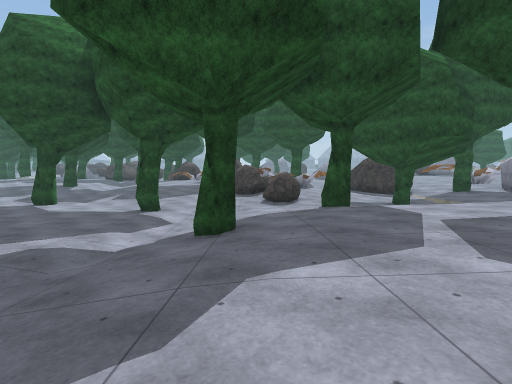
view 1 (above)

20 first-person views from a walk through a scene from a Unity 3-D project. The camera is 1.3 m above the floor, tilts 4° down and sees 85° across. The floor is counted in squares, 2 m on a side. Each view is taken from the middle of a square. On the plan, view 1 faces up. The plan holds only what a view shows up to about 9 squares ahead; the rest is blank. The place goes on beyond the plan. The player is left out. Some surface patterns are stand-ins.

view 2
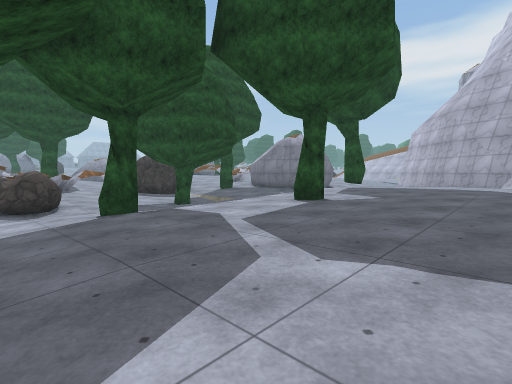

view 3
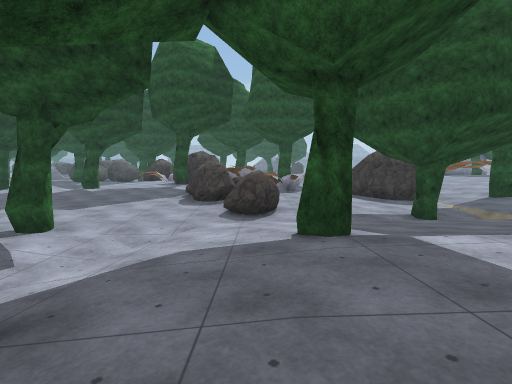

view 4
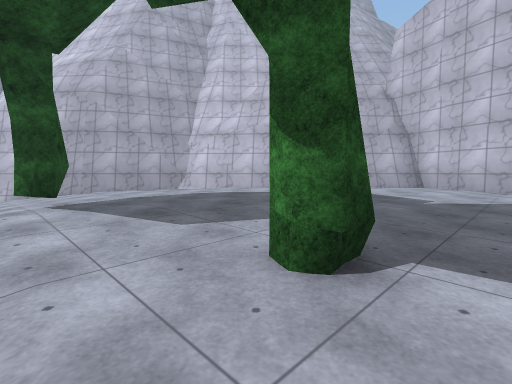

view 5
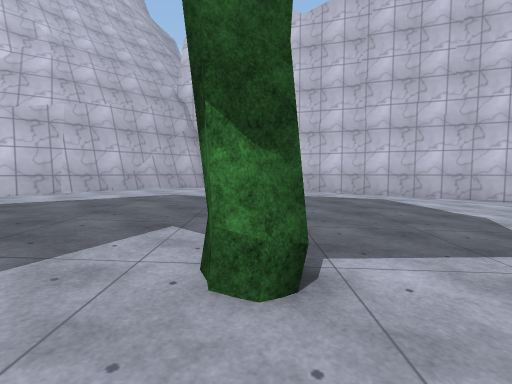

view 6
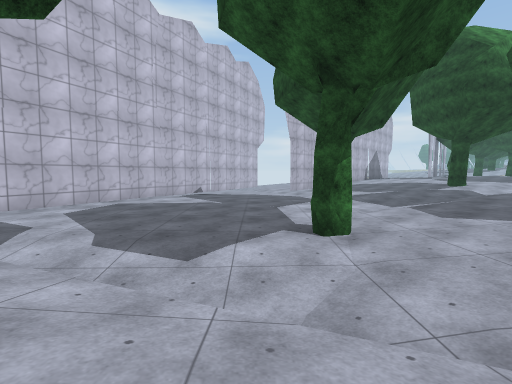

view 7
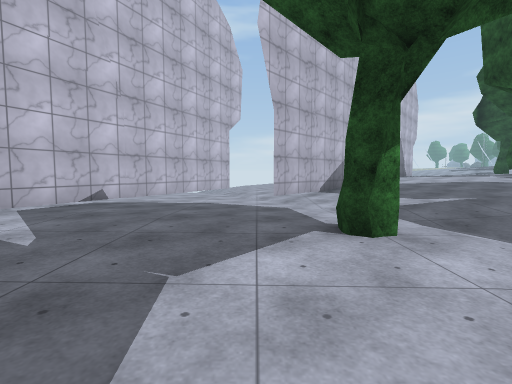

view 8
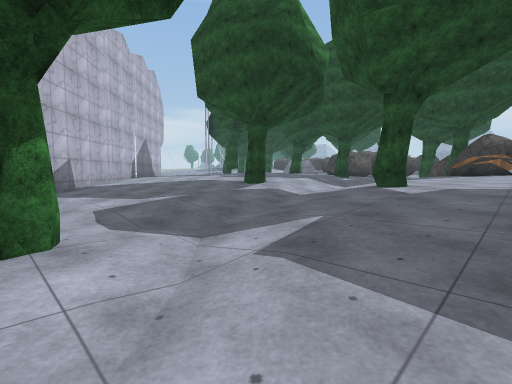

view 9
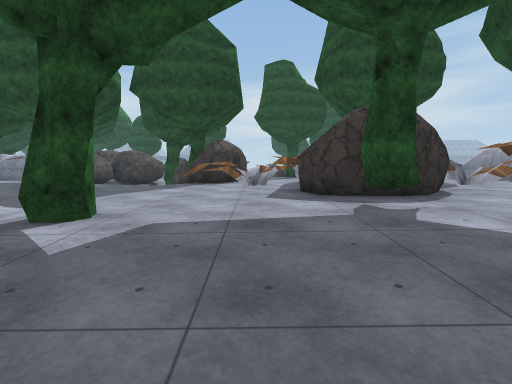

view 10
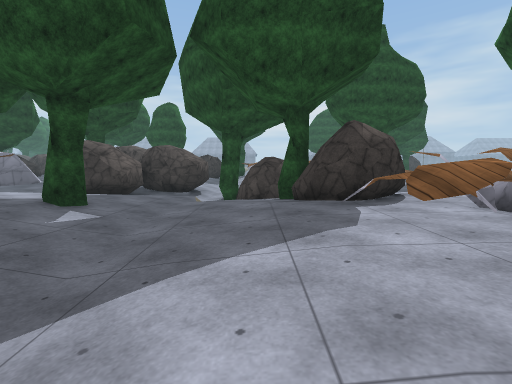

view 11
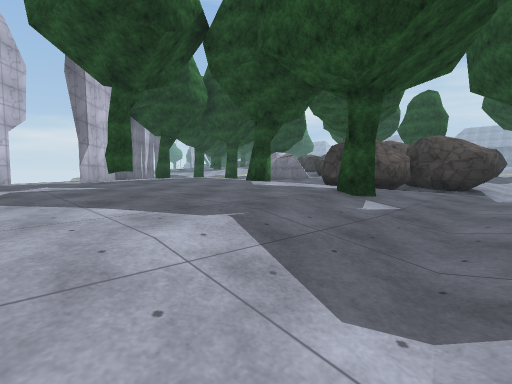

view 12
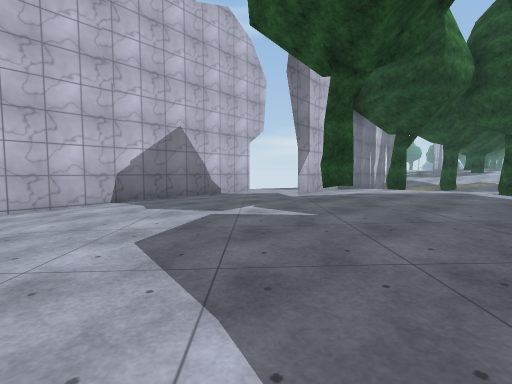

view 13
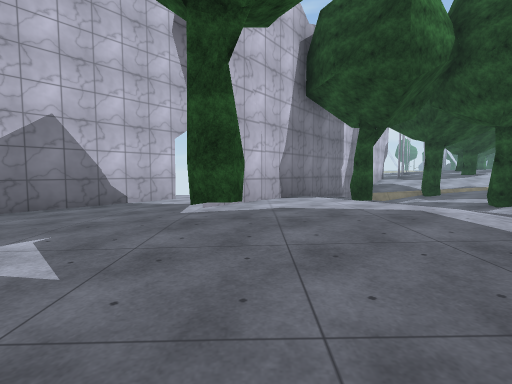

view 14
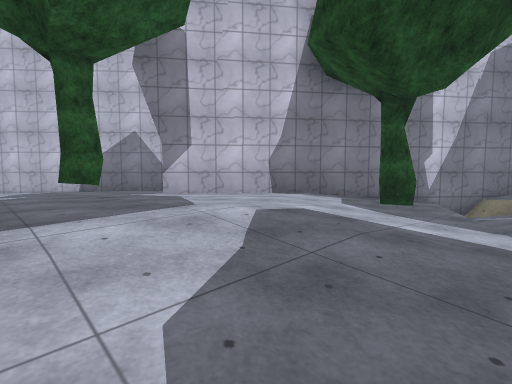

view 15
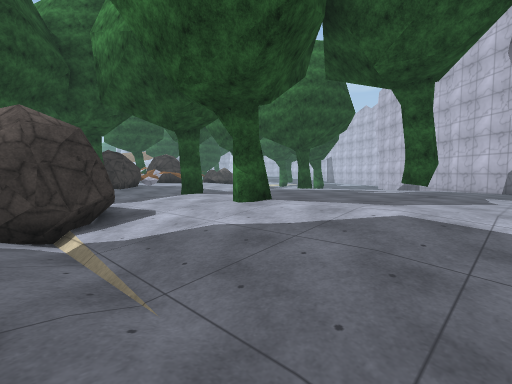

view 16
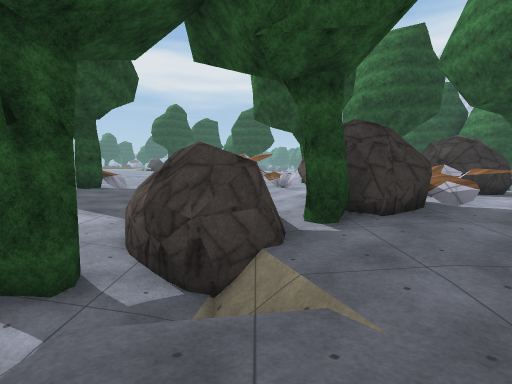

view 17
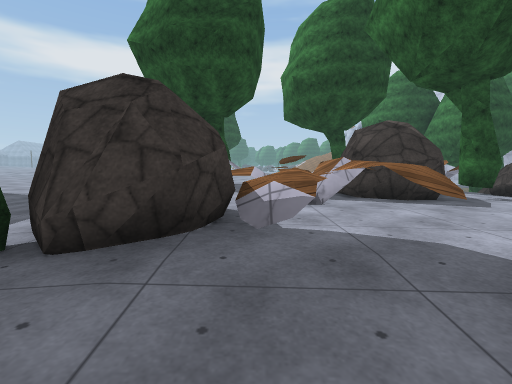

view 18
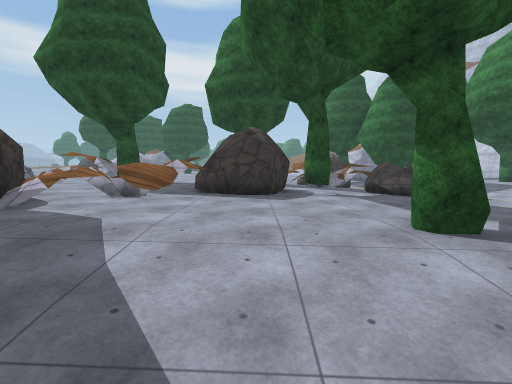

view 19
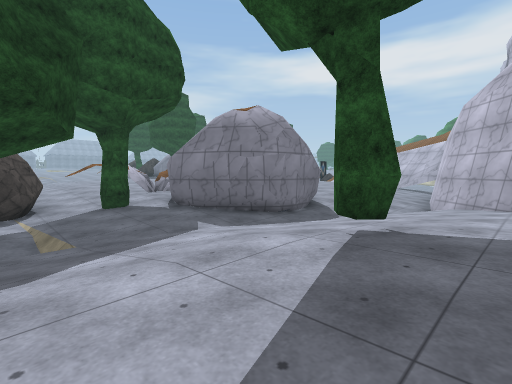

view 20
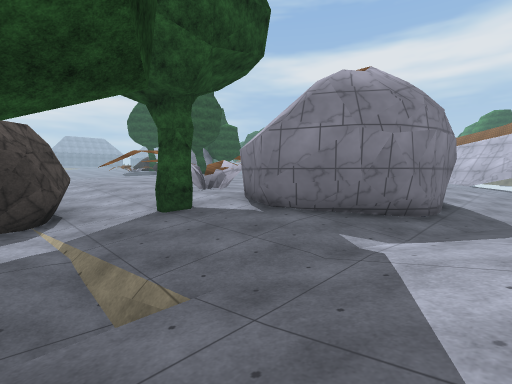

### Floor plan
Key: @ floor where view 1 was taken; # wall or solid block; x gap in a wall; . main floor; : floor 0.25 m higher than the main floor; - floor 0.25 m lower than the main floor; + floor 0.5 m higher than the main floor; _ floor 0.5 m lower than the main floor; < floor 0.75 m lower than the main floor; * floor 1 m higher than the main floor; ( floor 1 m lower than the main floor; ! floor 1.25 m lower than the main floor; / step, stairs or slope; = window, fence, low wall or low ledge; ^ raised ledge; T tree; R rock; O other object.
Columns run from 24 left of view 1 to 15 right of it. Each row starts with its distance up from view 1.
 25   O--T.....RRRR_T___
 24 #/_____-..-RRR //RRR..
 23 ##(//-..:......-/R*..#^=
 22  /#-T..:++:T:..--.TR::=+
 21    #.::++++:::T--.RR/^^+T
 20      #::++::::.--.:R=::+
 19       #::T:::..--..^^^::^=^
 18      .:#:T:::..-_..^.RRR ^:
 17     #..::::....-_-...RRR^^T     :+
 16      #...:.....-_-....TR^       :++
 15       #.......T-_-T...T        -.=+
 14        #....---___----..x      _.
 13         -#---___<___---RRO    RR  =
 12          #-_____<<_____ROO_ __R_-.^
 11            #__<<((<_____R____<<_TT#
 10             #<<<(<(<<<<<_R_<<T(/_##
  9             <#((<T<<(<<<<R<<(!//_-##  .:
  8            (((((<<<<<T((<__________##---
  7            #(((<<<<<<((!_____---.--_<___
  6            (##<<<<<<<<(/__T....::..--__#
  5            (((##<<<<<<(<_-...T:::T:..-##
  4               <<#<<<<<(T_....T:::::::##
  3                  ##<<<<_-....::::::::#
  2                    ## <_....:::+++::##
  1                        -...:::+++++##
  0                         @.::::++++##
 -1                        ##..::++++##
 -2                          ###::++##
 -3                             ##+##
 -4                               ##

Where each view was taken, in squares from view 1:
view 1: 0 up, 0 right, facing up
view 2: 1 up, 0 right, facing up-right
view 3: 3 up, 1 right, facing up
view 4: 6 up, 4 right, facing down-right
view 5: 6 up, 5 right, facing down
view 6: 7 up, 1 right, facing left
view 7: 8 up, 4 left, facing left
view 8: 9 up, 4 left, facing up-left
view 9: 12 up, 4 left, facing up
view 10: 16 up, 7 left, facing up
view 11: 16 up, 8 left, facing up-left
view 12: 17 up, 10 left, facing left
view 13: 19 up, 12 left, facing left
view 14: 24 up, 14 left, facing down-left
view 15: 25 up, 17 left, facing down-right
view 16: 23 up, 10 left, facing right
view 17: 20 up, 8 left, facing right
view 18: 17 up, 9 left, facing right
view 19: 4 up, 6 right, facing up-right
view 20: 7 up, 6 right, facing up-right
